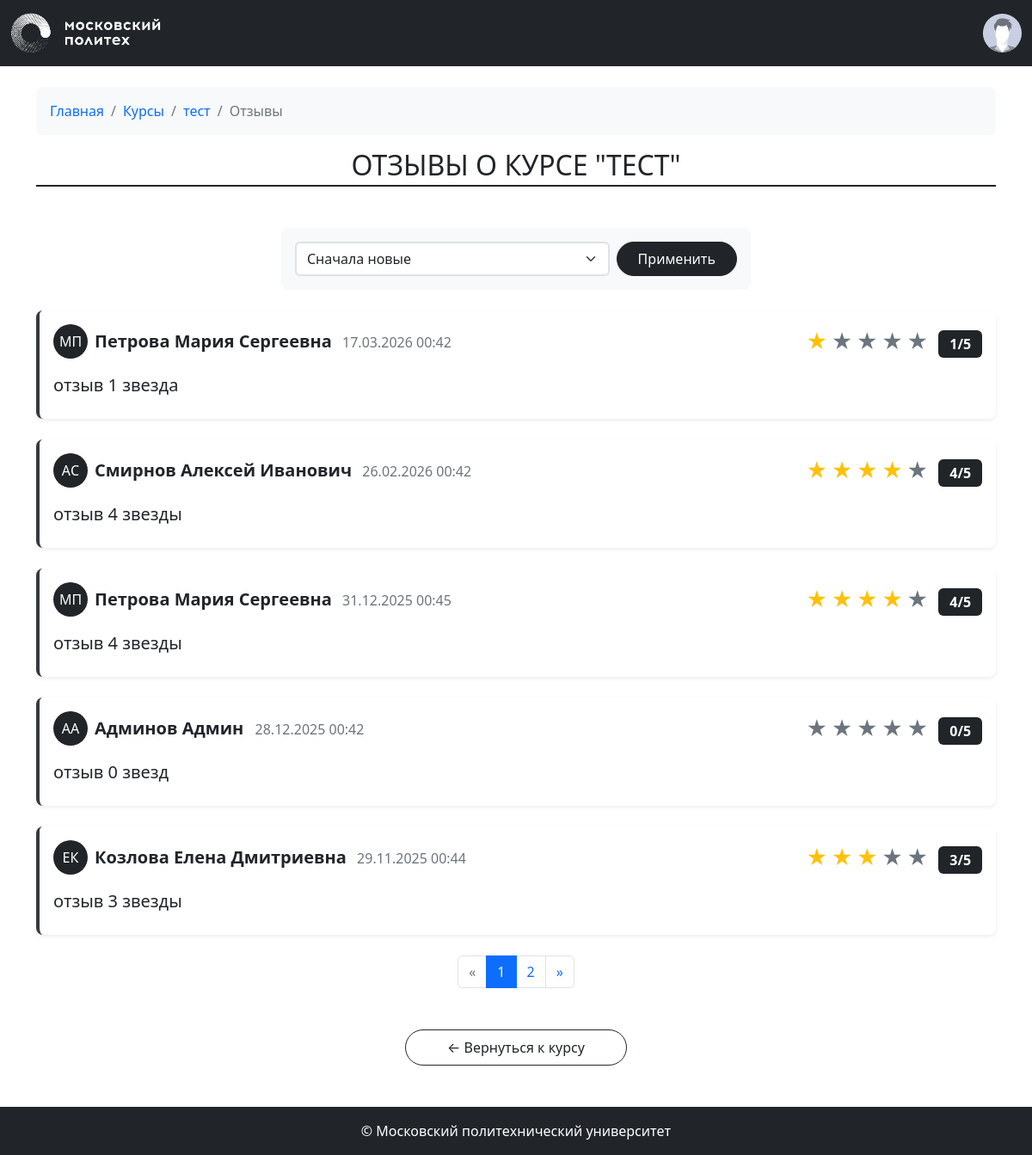
The app's page /courses/1/reviews (signed in) with its own data.
### models.py (models this page shows, shortened)
class Base(DeclarativeBase):
  metadata = MetaData(naming_convention={
        "ix": 'ix_%(column_0_label)s',
        "uq": "uq_%(table_name)s_%(column_0_name)s",
        "ck": "ck_%(table_name)s_%(constraint_name)s",
        "fk": "fk_%(table_name)s_%(column_0_name)s_%(referred_table_name)s",
        "pk": "pk_%(table_name)s"
    })

class Course(Base):
    __tablename__ = 'courses'
    id: Mapped[int] = mapped_column(primary_key=True)
    name: Mapped[str] = mapped_column(String(100))
    short_desc: Mapped[str] = mapped_column(Text)
    full_desc: Mapped[str] = mapped_column(Text)
    rating_sum: Mapped[int] = mapped_column(default=0)
    rating_num: Mapped[int] = mapped_column(default=0)
    category_id: Mapped[int] = mapped_column(ForeignKey("categories.id"))
    author_id: Mapped[int] = mapped_column(ForeignKey("users.id"))
    background_image_id: Mapped[str] = mapped_column(ForeignKey("images.id"))
    created_at: Mapped[datetime] = mapped_column(default=datetime.now)
    author: Mapped["User"] = relationship()
    category: Mapped["Category"] = relationship(lazy=False)
    bg_image: Mapped["Image"] = relationship()
    reviews: Mapped[List["Review"]] = relationship(back_populates="course", cascade="all, delete-orphan")

class Review(Base):
    __tablename__ = 'reviews'
    id: Mapped[int] = mapped_column(primary_key=True)
    rating: Mapped[int] = mapped_column(Integer, nullable=False)  # оценка от 0 до 5
    text: Mapped[str] = mapped_column(Text, nullable=False)  # текст отзыва
    created_at: Mapped[datetime] = mapped_column(DateTime, default=datetime.now)
    course_id: Mapped[int] = mapped_column(ForeignKey("courses.id"), nullable=False)
    user_id: Mapped[int] = mapped_column(ForeignKey("users.id"), nullable=False)
    course: Mapped["Course"] = relationship(back_populates="reviews")
    user: Mapped["User"] = relationship(back_populates="reviews")

class User(Base, UserMixin):
    __tablename__ = 'users'
    id: Mapped[int] = mapped_column(primary_key=True)
    first_name: Mapped[str] = mapped_column(String(100))
    last_name: Mapped[str] = mapped_column(String(100))
    middle_name: Mapped[Optional[str]] = mapped_column(String(100))
    login: Mapped[str] = mapped_column(String(100), unique=True)
    password_hash: Mapped[str] = mapped_column(String(200))
    created_at: Mapped[datetime] = mapped_column(default=datetime.now)
    reviews: Mapped[List["Review"]] = relationship(back_populates="user", cascade="all, delete-orphan")
    @property
    def full_name(self):
        return ' '.join([self.last_name, self.first_name, self.middle_name or ''])

### courses.py (the view)
@bp.route('/<int:course_id>/reviews')
def reviews(course_id):
    course = db.get_or_404(Course, course_id)
    user_review = None
    if current_user.is_authenticated:
        user_review = db.session.execute(
            db.select(Review).filter_by(course_id=course_id, user_id=current_user.id)
        ).scalar()
    sort_by = request.args.get('sort', 'new')
    query = db.select(Review).filter_by(course_id=course_id)
    if sort_by == 'positive':
        query = query.order_by(Review.rating.desc(), Review.created_at.desc())
    elif sort_by == 'negative':
        query = query.order_by(Review.rating.asc(), Review.created_at.desc())
    else:
        query = query.order_by(Review.created_at.desc())
    page = request.args.get('page', 1, type=int)
    per_page = 5
    pagination = db.paginate(query, page=page, per_page=per_page)
    reviews = pagination.items
    return render_template('courses/reviews.html',
                         course=course,
                         reviews=reviews,
                         pagination=pagination,
                         sort_by=sort_by,
                         user_review=user_review)

### auth.py (called while the page is built)
def load_user(user_id):
    user = db.session.execute(db.select(User).filter_by(id=user_id)).scalar()
    return user

### templates/courses/reviews.html (shortened to what this page needs)
{% extends 'base.html' %}
{% from 'pagination.html' import render_pagination %}
{% block content %}
<div class="container mt-4">
    <nav aria-label="breadcrumb">
        <ol class="breadcrumb bg-light p-3 rounded-3">
            <li class="breadcrumb-item"><a href="{{ url_for('index') }}" class="text-decoration-none">Главная</a></li>
            <li class="breadcrumb-item"><a href="{{ url_for('courses.index') }}" class="text-decoration-none">Курсы</a></li>
            <li class="breadcrumb-item"><a href="{{ url_for('courses.show', course_id=course.id) }}" class="text-decoration-none">{{ course.name }}</a></li>
            <li class="breadcrumb-item active" aria-current="page">Отзывы</li>
        </ol>
    </nav>
    <h2 class="mb-4 text-center text-uppercase font-weight-bold position-relative">
        <span class="bg-white px-3">Отзывы о курсе "{{ course.name }}"</span>
    </h2>
    <div class="border-top border-2 border-dark mb-5" style="margin-top: -20px !important;"></div>
    <div class="row mb-4">
        <div class="col-md-6 mx-auto">
            <form method="GET" class="d-flex gap-2 bg-light p-3 rounded-3">
                <select class="form-select border-2" name="sort" id="sort">
                    <option value="new" {% if sort_by == 'new' %}selected{% endif %}>Сначала новые</option>
                </select>
                <button type="submit" class="btn btn-dark px-4 rounded-pill">Применить</button>
            </form>
        </div>
    </div>
    {% if reviews %}
        <div class="row">
            {% for review in reviews %}
                <div class="col-12 mb-4">
                    <div class="card border-0 shadow-sm rounded-3 review-card">
                        <div class="card-header bg-white border-0 pt-3 d-flex justify-content-between align-items-center">
                            <div class="d-flex align-items-center">
                                <div class="bg-dark text-white rounded-circle d-flex align-items-center justify-content-center me-2" style="width: 40px; height: 40px;">
                                    <span>{{ review.user.first_name[0] }}{{ review.user.last_name[0] }}</span>
                                </div>
                                <div>
                                    <strong class="fs-5">{{ review.user.full_name }}</strong>
                                    <span class="text-muted ms-2">{{ review.created_at.strftime('%d.%m.%Y %H:%M') }}</span>
                                </div>
                            </div>
                            <div class="rating">
                                {% for i in range(5) %}
                                    {% if i < review.rating %}
                                        <span class="text-warning fs-4">★</span>
                                    {% else %}
                                        <span class="text-secondary fs-4">★</span>
                                    {% endif %}
                                {% endfor %}
                                <span class="ms-2 badge bg-dark fs-6">{{ review.rating }}/5</span>
                            </div>
                        </div>
                        <div class="card-body pt-2 pb-4">
                            <p class="card-text fs-5">{{ review.text }}</p>
                        </div>
                    </div>
                </div>
            {% endfor %}
        </div>
        <div class="mb-5">
            {{ render_pagination(pagination, 'courses.reviews', {'course_id': course.id, 'sort': sort_by}) }}
        </div>
    {% else %}
        <div class="text-center py-5 my-4 bg-light rounded-4">
            <p class="text-muted fs-4 mb-0">Пока нет отзывов. Будьте первым!</p>
        </div>
    {% endif %}
    <div class="text-center mt-4 mb-5">
        <a href="{{ url_for('courses.show', course_id=course.id) }}" class="btn btn-outline-dark px-5 py-2 rounded-pill">
            ← Вернуться к курсу
        </a>
    </div>
</div>
{% endblock %}

### static/styles.css (style rules this page uses)
.rating .text-warning { color: #ffc107 !important; }
.review-card { border-left: 4px solid #343a40 !important; }
.badge.bg-dark { font-size: 0.9rem; padding: 0.5rem 0.8rem; }
.form-select.border-2, .form-control.border-2 { border-width: 2px !important; border-color: #dee2e6; }
.btn.rounded-pill { border-radius: 50px !important; }
.breadcrumb { background-color: #f8f9fa; border-radius: 10px; }
.review-card { transition: all 0.3s ease; }

### templates/courses/reviews.html (style rules this page uses)
.review-card { transition: transform 0.3s, box-shadow 0.3s; }
.border-2 { border-width: 2px !important; }
.rounded-pill { border-radius: 50px !important; }

### records on screen
Course: name "тест", name "ТЕСТ"
Review: user "М", user "П", user.full_name "Петрова Мария Сергеевна", created_at "17.03.2026 00:42", rating "1", text "отзыв 1 звезда"
Review: user "А", user "С", user.full_name "Смирнов Алексей Иванович", created_at "26.02.2026 00:42", rating "4", text "отзыв 4 звезды"
Review: user "М", user "П", user.full_name "Петрова Мария Сергеевна", created_at "31.12.2025 00:45", rating "4", text "отзыв 4 звезды"
Review: user "А", user.full_name "Админов Админ", created_at "28.12.2025 00:42", rating "0", text "отзыв 0 звезд"
Review: user "Е", user "К", user.full_name "Козлова Елена Дмитриевна", created_at "29.11.2025 00:44", rating "3", text "отзыв 3 звезды"

### other values on screen
{{ page }} "1" "2"
